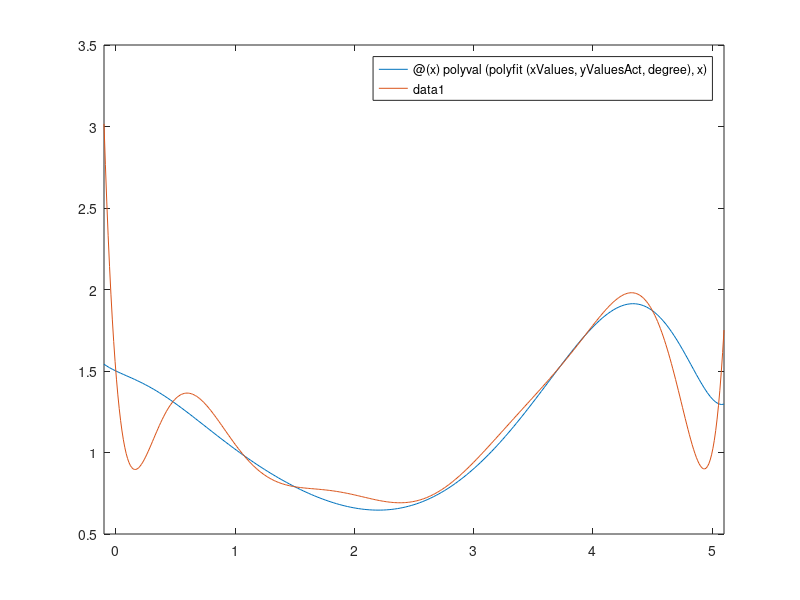

Write the MATLAB code that produced this figure. (Note: this script raises an error after producing the figure.)
clc;
clear;
format short;

% ************************************************************************ %
function [A] = divided_difference_table(X, Y)
%DIVIDED DIFFERENCES TABLE of a from values x0 and x1

  A = zeros(length(Y), length(Y));
  A(:,1) = Y;
  n = 1;
      
  for col = 2:length(A)
      for row = 1: length(Y)-n
        x0 = X(row) 			
        x1 = X(row+n)
        fx0 = A(row,col-1) 
        fx1 = A(row+1,col-1)
        A(row,col) = (fx1 - fx0)/(x1 - x0);
      end%for
    n = n+1;
  end%for
  A                                %unsuppress for printout
  A = A(1,:);
end%function

% ************************************************************************ %
function [y] = recursiveNestedForm(A, X, x0, index)
%INTERPOLATE the approximate value of f(x0) recursively
%	param: A = set of coeficients
%	param: X = set of X values
%	param: index = the current index of the recursion
% param: x0 = the value to be evaluated
%	return: y = the approximate value of the function at x0

	if index == 1
    y = A(1);
	else
    nf = nestedForm(A, X, x0, (index-1));
    xk = X(index-1);
    ak = A(index);
    y = nf + ((x0 - xk) * ak);
	end%if
end%function

% ************************************************************************ %
function [y] = standardNestedForm(A, X, x0)
%INTERPOLATE the approximate value of f(x0) 
%	param: A = set of coeficients
%	param: X = set of X values
% param: x0 = the value to be evaluated
%	return: y = the approximate value of the function at x0
  
    total = A(1);
    for i = 1: (length(A) -1)
        t = 1;
        for j = 1 : i
            t = t * (x0 - X(j));
        end%for
        t = t * A(i +1);
        total = rnd(total + t, 3);
    end%for
    y = rnd(total, 3);
end%function

% ************************************************************************ %

xValues = [2.5, 2.0, 3.0, 1.5, 3.5, 1.0, 4.0, 0.5, 4.5, 0.0, 5.0];
yValuesAct = [0.68, 0.66, 0.90, 0.79, 1.31, 1.02, 1.77, 1.30, 1.87, 1.50, 1.33];
yValuesApx = [0.70, 0.74, 0.94, 0.79, 1.34, 1.05, 1.78, 1.33, 1.87, 1.49,1];
degree = 10; 

aAct = divided_difference_table(xValues, yValuesAct);  
fAct = @(x) standardNestedForm(aAct, xValues, x);
pAct = @(x) polyval(polyfit(xValues, yValuesAct, degree),x);

aApx = divided_difference_table(xValues, yValuesApx);
fApx = @(x) standardNestedForm(aApx, xValues, x);
pApx = @(x) polyval(polyfit(xValues, yValuesApx, degree),x);

fplot(pAct, [-0.1, 5.1]);
hold on; 
fplot(pApx, [-0.1, 5.1]);
fplot(fAct, [-0.1, 5.1]); 
hold off;

y = standardNestedForm(aAct, xValues, 2.5);
y = standardNestedForm(aApx, xValues, 2.5);
